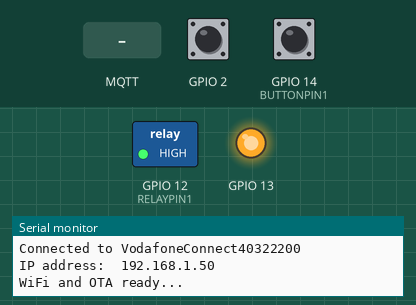
The sketch below on a simulated ESP8266 (NodeMCU). Parts: switched loads named in the sketch (green lamp = pin HIGH), output pins drawn as LEDs (lit = HIGH), the last lines printed to the serial monitor. Inputs (shaded band) come from the test bench; at power-on: GPIO 2 HIGH, GPIO 14 (BUTTONPIN1) HIGH. WiFi joins after 1.5 s; servers stay silent unless stated; EEPROM starts erased; no MQTT or app messages arrive unless stated.

Above: at 2.7 s.
2.8 s: GPIO 2 pulled LOW for 0.15 s
At 3.5 s:
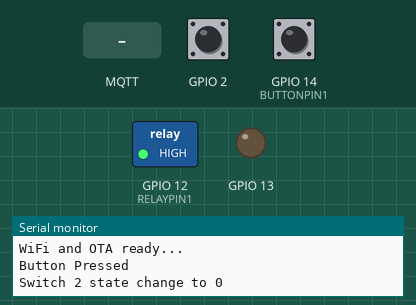
4.4 s: MQTT message "1" arrives on the second subscribed topic
At 6.2 s:
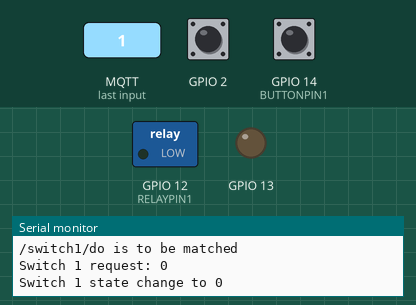
6.5 s: GPIO 2 pulled LOW for 1 s
At 7.4 s:
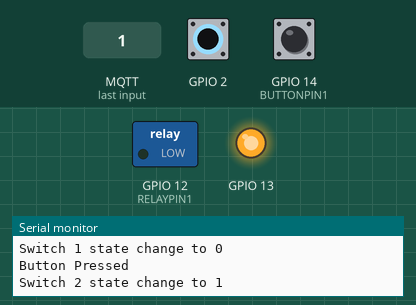
9.0 s: GPIO 2 pulled LOW for 3.2 s
At 9.4 s:
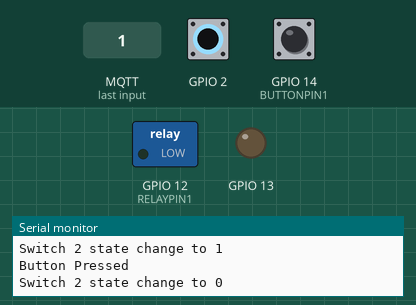
15.2 s: GPIO 14 (BUTTONPIN1) pulled LOW for 0.15 s
At 15.5 s:
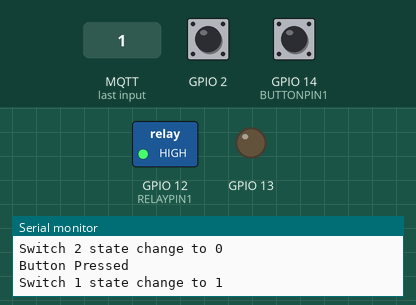
Timing chart, 0 to 17.8 s (numbered marks = the images above; inputs shaded):
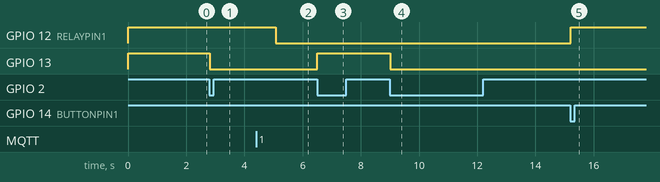

The sketch:

multi_mqtt_switch_v2.ino
```cpp
/*
 *  ESP8266 Momentary Standalone Relay Switch with MQTT
 *  2018, Ron Holmes
 *
 * debounce from http://blog.erikthe.red/2015/08/02/esp8266-button-debounce/
 * mqtt client from https://github.com/knolleary/pubsubclient/tree/master/examples/mqtt_esp8266
 * Arduino OTA from https://github.com/esp8266/Arduino/tree/master/libraries/ArduinoOTA
 *
 *
 * system state on <mqttTopicPrefix>status (retained)
 * system ip on <mqttTopicPrefix>/ip (retained)
 * current switch state on <mqttTopicPrefix>/state
 * send 1/0 to <mqttTopicPrefix>/do to switch (retained)
*/

#include <ESP8266WiFi.h>
#include <ESP8266WiFiMulti.h>   // Include the Wi-Fi-Multi library
#include <PubSubClient.h>
#include <Bounce2.h>
#include <EEPROM.h>
#include <ArduinoOTA.h>
#include "EspMqttSwitch.h"
#include "devicesettings.h"
// Now allow for serial debugging
#define debug
//--------- Configuration
// WiFi Settings
const char* ssid1 = SSID1;
const char* password1 = PASSWORD1;
const char* ssid2 = SSID2;
const char* password2 = PASSWORD2;
// MQTT
const char* mqttServer = MQTTSERVER;
const char* mqttUser = MQTTUSER;
const char* mqttPass = MQTTPASS;
const int mqtt_identity_address = 200;
char* mqttClientName = MQTTCLIENTNAME; //will also be used hostname and OTA name

// I/O - change the pins as required
const int numSwitches = 2;

const int btnPin1 = BUTTONPIN1;
const int relayPin1 = RELAYPIN1;
char* devicename1 = DEVICE1;

const int btnPin2 = BUTTONPIN2;
const int relayPin2 = RELAYPIN2;
char* devicename2 = DEVICE2;


// internal vars
ESP8266WiFiMulti wifiMulti;     // Create an instance of the ESP8266 WiFiMulti class, called 'wifiMulti'
WiFiClient espClient;           // And WiFi Client
PubSubClient client(espClient); // Subscribe to MQTT

char mqttUpdateTopic[64];       // the topic for updating the device
char mqttStatusTopic[64];       // The status and IP are per the device
char mqttIpTopic[64];
char controllerName[16];
char defaultControllerName[16];
char* strtmp = "xxxxxxxxxx";

// my new switches

EspMqttSwitch switch1(&client, controllerName, devicename1, btnPin1, relayPin1); //Lets have one of my new switches
EspMqttSwitch switch2(&client, controllerName, devicename2, btnPin2, relayPin2); // and another

long lastReconnectAttempt = 0; //For the non blocking mqtt reconnect (in millis)

void setup() {
  EEPROM.begin(512);              // Begin eeprom to store on/off state
  Serial.begin(115200);

// Put switches into last state
  switch1.setCurrentState(EEPROM.read(0));    // Read state from EEPROM
  switch2.setCurrentState(EEPROM.read(1));

  //set up mqtt identity
  // first get a default from the chip id
  sprintf(strtmp, "%08X", ESP.getChipId());
  int lenstr = strlen(strtmp);
  for (int i = 0; i <= lenstr ; i++) {
    defaultControllerName[i] = strtmp[i];
  }

  // then initialise the topic from this OR one stored in EEPROM
  setup_mqtt_topic();
  // and initialise the switches accordingly
  // and finally device status and IP
  sprintf(mqttUpdateTopic, "%s/updatename", defaultControllerName);
  sprintf(mqttStatusTopic, "%s/status", defaultControllerName);
  sprintf(mqttIpTopic, "%s/ip", defaultControllerName);

  setup_wifi();

  client.setServer(mqttServer, 1883); //
  client.setCallback(mqttCallback);

  //----------- OTA
  ArduinoOTA.setHostname(mqttClientName);

  ArduinoOTA.onStart([]() {
    String type;
    if (ArduinoOTA.getCommand() == U_FLASH) {
      type = "sketch";
    } else { // U_SPIFFS
      type = "filesystem";
    }
    // NOTE: if updating SPIFFS this would be the place to unmount SPIFFS using SPIFFS.end()
    Serial.println("Start updating " + type);
  });

  ArduinoOTA.onEnd([]() {
    Serial.println("\nEnd");
    delay(1000);
    ESP.restart();
  });

  ArduinoOTA.onProgress([](unsigned int progress, unsigned int total) {
    Serial.printf("Progress: %u%%\r\n", (progress / (total / 100)));
  });

  ArduinoOTA.onError([](ota_error_t error) {
    Serial.printf("Error[%u]: ", error);
    if (error == OTA_AUTH_ERROR) Serial.println("Auth Failed");
    else if (error == OTA_BEGIN_ERROR) Serial.println("Begin Failed");
    else if (error == OTA_CONNECT_ERROR) Serial.println("Connect Failed");
    else if (error == OTA_RECEIVE_ERROR) Serial.println("Receive Failed");
    else if (error == OTA_END_ERROR) Serial.println("End Failed");
  });
  ArduinoOTA.begin();
  Serial.println("WiFi and OTA ready...");
}

void loop() {

  //handle mqtt connection, non-blocking
  if (!client.connected()) {
    long now = millis();
    if (now - lastReconnectAttempt > 5000) {
      lastReconnectAttempt = now;
      // Attempt to reconnect
      if (MqttReconnect()) {
        lastReconnectAttempt = 0;
      }
    }
  }
  client.loop(); // and now loop

  //handle state change

    if (switch1.checkState()) { // if we have changed the state
      EEPROM.write(0, switch1.getCurrentState());    // Write state to EEPROM

#ifdef debug
      Serial.print("Switch 1 state change to ");
      Serial.println(switch1.getCurrentState());
#endif
    }
    if (switch2.checkState()) { // if we have changed the state
      EEPROM.write(1, switch2.getCurrentState());    // Write state to EEPROM
#ifdef debug
      Serial.print("Switch 2 state change to ");
      Serial.println(switch2.getCurrentState());
#endif
    }
    EEPROM.commit();

  //handle OTA
  ArduinoOTA.handle();

}

void setup_wifi() {
  delay(10);
  Serial.println('\n');

  wifiMulti.addAP(ssid1, password1);   // add Wi-Fi networks you want to connect to
  wifiMulti.addAP(ssid2, password2);

  Serial.println("Connecting ...");
  int i = 0;
  while (wifiMulti.run() != WL_CONNECTED) { // Wait for the Wi-Fi to connect: scan for Wi-Fi networks, and connect to the strongest of the networks above
    for (int i = 0; i < 50; i++) {
      delay(10);
      Serial.print('.');
      switch1.checkState();                   // check the local buttons
      switch2.checkState();
    }

  }
  Serial.println();
  Serial.print("Connected to ");
  Serial.println(WiFi.SSID());              // Tell us what network we're connected to
  Serial.print("IP address:\t");
  Serial.println(WiFi.localIP());           // Send the IP address of the ESP8266 to the computer
}


bool MqttReconnect() {

  if (!client.connected()) {

    Serial.print("Attempting MQTT connection...");

    // Attempt to connect with last will retained
    if (client.connect(mqttClientName, mqttUser, mqttPass, mqttStatusTopic, 1, true, "offline")) {

      Serial.println("connected");

      // Once connected, publish an announcement...
      char curIp[16];
      sprintf(curIp, "%d.%d.%d.%d", WiFi.localIP()[0], WiFi.localIP()[1], WiFi.localIP()[2], WiFi.localIP()[3]);
      // tell serial what we are publishing to:
      Serial.print("Default Device Topic: ");
      Serial.println(defaultControllerName);

      Serial.print("Publishing to: ");
      Serial.print(mqttStatusTopic);
      Serial.print(" - on IP: ");
      Serial.print(curIp);
      Serial.print(" - ");
      Serial.print(switch1.getStateTopic());
      Serial.print(" - ");
      Serial.print(switch2.getStateTopic());

      Serial.println("");
      client.publish(mqttStatusTopic, "online", true);
      client.publish(mqttIpTopic, curIp, true);

      // TODO correct this for two buttons
      switch1.mqttPublishState();
      switch2.mqttPublishState();

      // ... and (re)subscribe
      client.subscribe(mqttUpdateTopic);
      switch1.mqttSubscribe();
      switch2.mqttSubscribe();

#ifdef debug
      Serial.print("subscribed to ");
      Serial.print(mqttUpdateTopic);
      Serial.print (" and ");
      Serial.print(switch1.getDoTopic());
      Serial.print (" and ");
      Serial.print (switch2.getDoTopic());
      Serial.println("");
#endif
    } else {
      Serial.print("failed, rc=");
      Serial.print(client.state());
      Serial.println(" try again in 5 seconds");
      // Wait 5 seconds before retrying
      for (int i = 0; i < 5000; i++) {
        switch1.checkState();
        switch2.checkState();
        delay(1);
      }
    }
  }
  return client.connected();
}

void setup_mqtt_topic() {
  if (EEPROM.read(mqtt_identity_address) == 0) {  // check to see if name stored in EEPROM
    strcpy(controllerName, defaultControllerName);
  } else {                                        // otherwise - use the chip id
//    strcpy(mqttTopic, defaultControllerName);
    strcpy(controllerName, defaultControllerName);
  }
}

void mqttCallback(char* topic, byte* payload, unsigned int length) {
  // TODO complete this
#ifdef debug
  Serial.print("Message arrived [");
  Serial.print(topic);
  Serial.print("] ");
  for (int i = 0; i < length; i++) {
    Serial.print((char)payload[i]);
  }
  Serial.println();
  Serial.print(switch1.getDoTopic());
  Serial.println(" is to be matched");
#endif
  if (strcmp(topic, mqttUpdateTopic) == 0) {
    // TODO update the mqttTopic and store in EEProm
  }


  if (strcmp(topic, switch1.getDoTopic())== 0) {
    switch1.setWantedState(((char)payload[0] == 1) ? true : false );

#ifdef debug
    Serial.print("Switch 1 request: ");
    Serial.println(switch1.getWantedState());
#endif
  }
  if (strcmp(topic, switch2.getDoTopic())== 0) {
    switch2.setWantedState(((char)payload[0] == 1) ? true : false );

#ifdef debug
    Serial.print("Switch 2 request: ");
    Serial.println(switch2.getWantedState());
#endif
  }
}
```

EspMqttSwitch.cpp
```cpp
/*
 * Implementation of new class
 */
 #include <Arduino.h>
// #include <ESP8266WiFi.h>
 #include <PubSubClient.h>
 #include <Bounce2.h>
 #include "EspMqttSwitch.h"

  EspMqttSwitch::EspMqttSwitch(PubSubClient* client, char* controllerName, char* deviceName, int btnPin, int relayPin)
   {
    _btnPin = btnPin;
    _relayPin = relayPin;
    _currentState = false;
    _wantedState = false;
    _deviceName = deviceName;
    _controllerName = controllerName;
    _client = client;
    // now set up buttons and pins
    pinMode(btnPin, INPUT_PULLUP);
    pinMode(relayPin, OUTPUT);

    // and MQTT comms topics
    sprintf(_stateTopic, "%s/%s/state", _controllerName, _deviceName);
    sprintf(_doTopic, "%s/%s/do", _controllerName, _deviceName);

    // now debounce the pin
    _debouncer.attach(btnPin);
   }
   void EspMqttSwitch::setMqttClient(PubSubClient* client) {
    _client = client;
   }

   void EspMqttSwitch::mqttSubscribe() {
    _client->subscribe(_doTopic);
   }
   void EspMqttSwitch::mqttPublishState() {
    _client->publish(_stateTopic, (_currentState ? "1" : "0"));
   }
   void EspMqttSwitch::setCurrentState(bool state) {
    _currentState = state;
    _wantedState = _currentState;
    digitalWrite(_relayPin, _currentState);
   }

   char* EspMqttSwitch::getDeviceName() {
    return _deviceName;
   }

   char* EspMqttSwitch::getDoTopic() {
      return _doTopic;
   }

   char* EspMqttSwitch::getStateTopic() {
      return _stateTopic;
   }

   void EspMqttSwitch::setDeviceName(char* devicename) {
    //TODO set a new device name
   }
   char* EspMqttSwitch::getControllerName() {
    return _controllerName;
   }

   void EspMqttSwitch::setControllerName(char* devicename) {
    //TODO set a new device name
   }

   bool EspMqttSwitch::getCurrentState(){
      return _currentState;
    };

   void EspMqttSwitch::setWantedState(bool state){
      _wantedState = state;
    };

   bool EspMqttSwitch::getWantedState(){
      return _wantedState;
    };
  /*
   * This routine checks for a local button press. The button press is checked in the main
   * program and just an indication of a state change is sent here.
   */
  bool EspMqttSwitch::checkState() {
     _debouncer.update();
     // Call code if Bounce fell (transition from HIGH to LOW) :
     if ( _debouncer.fell() ) {
       Serial.println("Button Pressed");
       // Toggle relay state :
       _currentState = !_currentState;
       _wantedState = _currentState;
       digitalWrite(_relayPin,_currentState);
       _client->publish(_stateTopic, (_currentState ? "1" : "0"));
       return true;
     } else {
        // The local button has not been pressed
        // check for mqtt triggers HORRIBLE XOR in cpp
        if (((_currentState == false) && (_wantedState == true)) || (( _currentState == true) && (_wantedState == false))) {
          _currentState = _wantedState;
          digitalWrite(_relayPin, _currentState);
          _client->publish(_stateTopic, (_currentState ? "1" : "0"));
          return true;  // and inform that the state has changed
        }
        return false; // nothing has changed
     }
  };
  // now functions to return the button pin
  int EspMqttSwitch::getBtnPin() {
    return _btnPin;
  }

  int EspMqttSwitch::getRelayPin() {
    return _relayPin;
  }
```

EspMqttSwitch.h
```cpp
/*
 *  rons_multi_mqtt_switch.h
 *  Define a class for switch with mqtt and an override facility
 *  This class defines a 'switch' with local override, but which can be switched via mqtt
 *  This change is of documentation only for GIT Test
 */
 #ifndef EspMqttSwitch_h
 #define EspMqttSwitch_h

 #include <Arduino.h>
 #include <ESP8266WiFi.h>
 #include <Bounce2.h>

 class EspMqttSwitch
 {
  public:
    EspMqttSwitch(PubSubClient* client, char* controllerName, char* deviceName, int btnPin, int relayPin);
    void setCurrentState(bool state);
    bool getCurrentState();
    void setWantedState(bool state);
    bool getWantedState();
    void setControllerName(char* controllername);
    char* getControllerName();
    void setMqttClient(PubSubClient* client);
    void mqttSubscribe();
    void mqttPublishState();
    char* getDeviceName();
    void setDeviceName(char* devicename);
    char* getDoTopic();
    char* getStateTopic();
    bool checkState();
    int getBtnPin();
    int getRelayPin();

  private:
    int _btnPin;
    int _relayPin;
    char* _deviceName;
    char* _controllerName;
    char _doTopic[48];
    char _stateTopic[48];
    bool _currentState;
    bool _wantedState;
    Bounce _debouncer;
    PubSubClient* _client;           // And an MQTT Client
 };
 #endif
```

devicesettings.h
```cpp
/*
 * set these for a specific device
 */
#ifndef devicesettings_h
#define devicesettings_h
/*
 * Standard settings for WiFi
 */
#define SSID1 "VodafoneConnect40322200"
#define PASSWORD1 "Rapid448"
#define SSID2 "NETGEAR91-KIT"
#define PASSWORD2 "rapidcartoon448"
// MQTT
#define MQTTSERVER "192.168.1.19"
#define MQTTUSER "ron"
#define MQTTPASS "jod1adam"

#define MQTTCLIENTNAME  "Controller1"
#define CONTROLLERNAME  "controller1"

// for device 1 we will use
#define DEVICE1     "switch1"
#define BUTTONPIN1  14
#define RELAYPIN1   12

#define DEVICE2      "switch2"
#define BUTTONPIN2   2;
#define RELAYPIN2    13;

#endif
```

Measured:
- after the input at 2.8 s, GPIO 13: HIGH → LOW at once
- after the input at 4.4 s, GPIO 12 (RELAYPIN1): HIGH → LOW after 0.67 s
- after the input at 6.5 s, GPIO 13: LOW → HIGH at once
- after the input at 9.0 s, GPIO 13: HIGH → LOW at once
- after the input at 15.2 s, GPIO 12 (RELAYPIN1): LOW → HIGH at once
